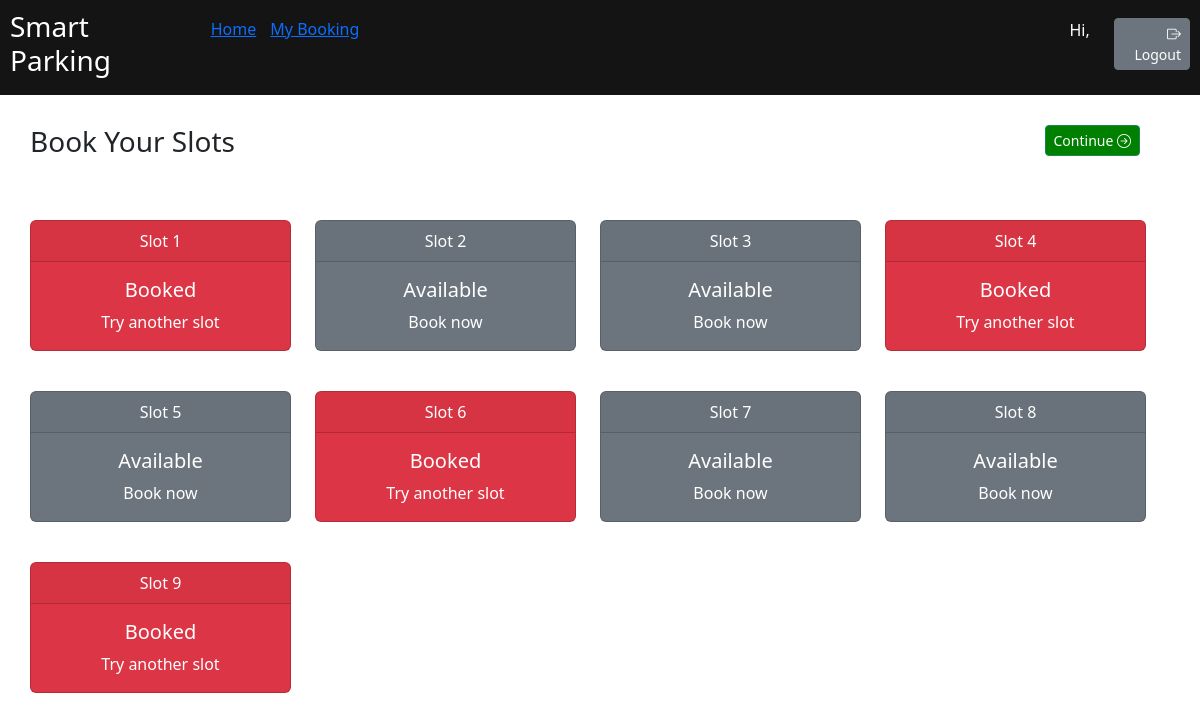
The page /user_dashboard.php on the database its author committed.
### tables this page shows
CREATE TABLE `solts_table` (
  `slotId` int(11) NOT NULL,
  `slot_name` varchar(50) NOT NULL,
  `bookedCar` varchar(10) DEFAULT NULL,
  `inTime` timestamp NULL DEFAULT NULL,
  `outTime` timestamp NULL DEFAULT NULL,
  `isAvailable` tinyint(1) NOT NULL DEFAULT 1
);

### user_dashboard.php (the view, shortened to what this page needs)
<?php
require_once('inc/connection.php');
$sqlQuary = "SELECT * FROM solts_table";
$result = $conn->query($sqlQuary);
if($result->num_rows > 0){
    $currentDateTimeObj = new DateTime('now', new DateTimeZone('Asia/Kolkata'));
    while($row = $result->fetch_assoc()){
        $givenDateTimeObj = new DateTime($row["outTime"],new DateTimeZone('Asia/Kolkata'));
        if( $row["outTime"]!=null && $givenDateTimeObj < $currentDateTimeObj){
                $temp_id = $row["slotId"];
                $sqlQuary2 = "UPDATE `solts_table` SET `isAvailable`=1, `outTime`=null, `inTime`=null, `bookedCar`=null WHERE `slotId`=$temp_id";
                $conn->query($sqlQuary2);
        }
    }
}
if($_SERVER["REQUEST_METHOD"] == "GET"){
    $uid = $_GET['uid'];
}
$sqlQuary = "SELECT * FROM solts_table";
$result = $conn->query($sqlQuary);
    $slotGride="";
    if($result->num_rows > 0){
        while($row = $result->fetch_assoc()){
            $slotid=$row["slotId"];
            if($row["isAvailable"]==1){
                $slotGride = $slotGride.'<div class="col">
            <div class="card text-bg-secondary mb-3 clickable-card" onclick="changeColor(this,'.$slotid.')">
            <div class="card-header text-center">'.$row["slot_name"].'</div>
            <div class="card-body">
                <h5 class="card-title text-center">Available</h5>
                <p class="card-text text-center"> Book now</p></div></div></div>';
            }else{
                $slotGride = $slotGride.'<div class="col">
            <div class="card text-bg-danger mb-3 " >
            <div class="card-header text-center">'.$row["slot_name"].'</div>
            <div class="card-body">
                <h5 class="card-title text-center">Booked</h5>
                <p class="card-text text-center">Try another slot</p></div></div></div>';
            }
        }
    }
?>
<!doctype html>
<html lang="en">
<head>
    <link href="https://cdn.jsdelivr.net/npm/bootstrap@5.3.2/dist/css/bootstrap.min.css" rel="stylesheet"
>
    <link rel="stylesheet" href="https://cdn.jsdelivr.net/npm/bootstrap-icons@1.11.3/font/bootstrap-icons.min.css">
</head>
<body>
    <header class="red" style="background-color: rgb(20, 20, 20);">
        <div class="row">
            <div class="col-2">
                <h3 style="text-align: left">Smart Parking </h3>
            </div>
            <div class="col" style="text-align: left; margin-top: 7px;">
                <a style="margin-right: 10px;" href="user_dashboard.php?uid=<?php echo $uid?>">Home</a>
                <a style="margin-right: 10px;" href="user_booking.php?uid=<?php echo $uid?>">My Booking</a>
            </div>
            <div class="col mt-2" style="text-align: right">
                <div id="userGreeting">Hi,
                </div>
            </div>
            <div class="col-1 mt-2" style="text-align: right">
                <button style="text-align: right" class="btn btn-secondary btn-sm" id="logoutButton"
                    onclick="logout()"><i class="bi bi-box-arrow-right"></i>Logout</button>
    </header>
    <div style="margin: 30px;">
        <div class="row mb-4">
            <div class="col">
                <h3>Book Your Slots</h3>
            </div>
            <div class="col-3" style="text-align: right; margin-right: 30px;">
                <button style="text-align: right; background-color:green;" class="btn btn-success btn-sm"
                    id="logoutButton" onclick="Continue()">Continue <i class="bi bi-arrow-right-circle"></i></button>
            </div>
            <div class="row row-cols-1 row-cols-md-4 g-4">
                <?php echo $slotGride?>
            </div>
        </div>
</body>
</html>

### user_dashboard.php (style rules this page uses)
header { background-color: #3498db; color: #ffffff; padding: 10px; text-align: center; }

### rows shown on the page
solts_table: slot_name "Slot 1"
solts_table: slot_name "Slot 2"
solts_table: slot_name "Slot 3"
solts_table: slot_name "Slot 4"
solts_table: slot_name "Slot 5"
solts_table: slot_name "Slot 6"
solts_table: slot_name "Slot 7"
solts_table: slot_name "Slot 8"
solts_table: slot_name "Slot 9"
